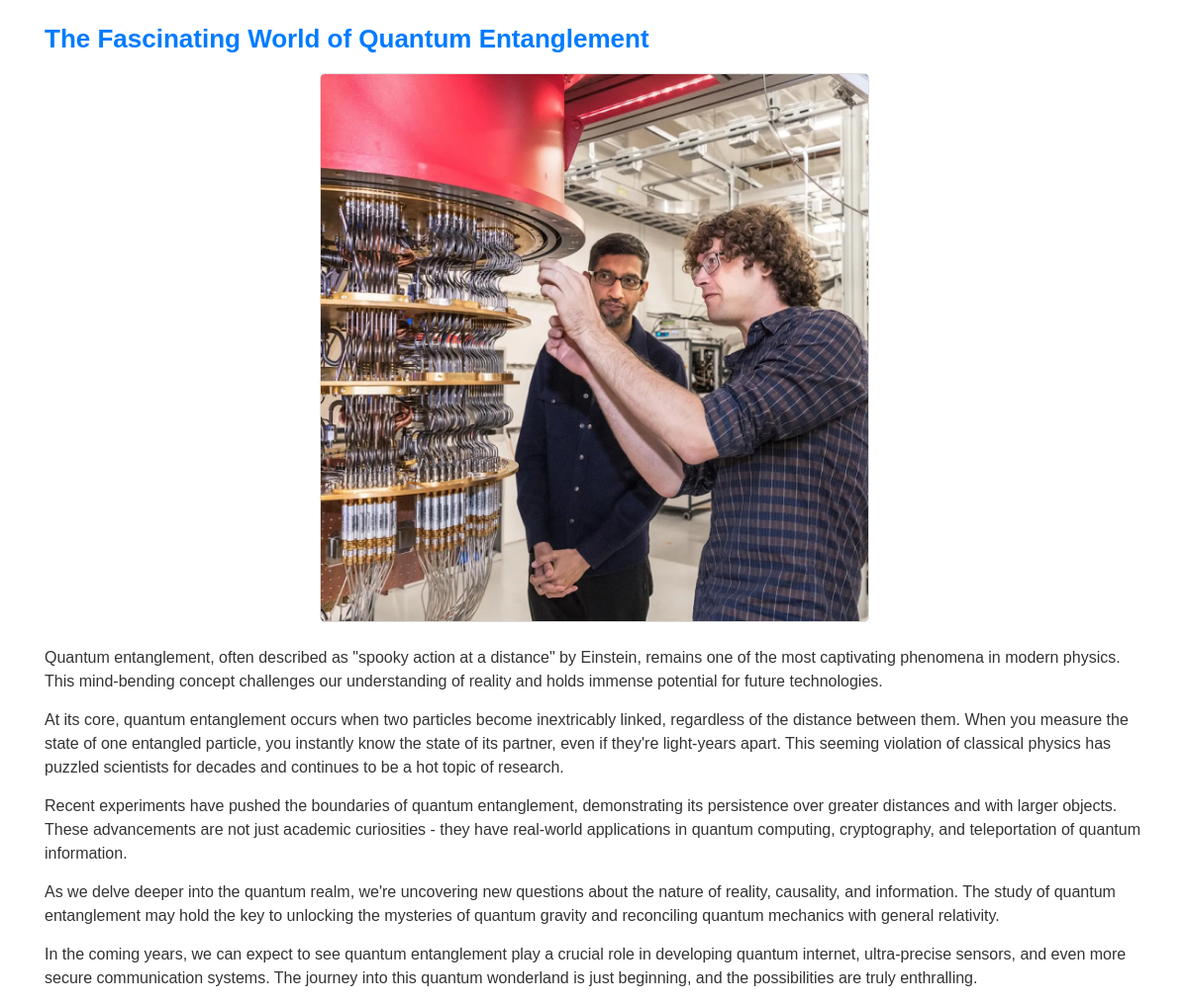
The app's page /post/1/ with its own data.
### cms/models.py (models this page shows, shortened)
class Post(models.Model):
    topic = models.CharField(max_length=200, choices=TOPIC_CHOICES)
    title = models.CharField(max_length=200)
    created_on = models.DateTimeField(auto_now=True)
    author = models.ForeignKey(User, on_delete=models.CASCADE)
    content = models.TextField()
    image = models.ImageField(upload_to='main_images/', null=True, blank=True)

### cms/views.py (the view)
# urls.py: path('post/<int:pk>/', views.PostDetailView.as_view(), name='post-detail'),
class PostDetailView(DetailView):
    model = Post
    template_name = 'index.html'
    context_object_name = 'post'

### cms/templates/index.html (shortened to what this page needs)
<!DOCTYPE html>
<html lang="en">
<head>
    <link href="https://stackpath.bootstrapcdn.com/bootstrap/4.5.2/css/bootstrap.min.css" rel="stylesheet">
</head>
<body>
    <div class="container">
        <div class="post">
            <div class="post-title">{{ post.title }}</div>
            <div class="post-image">
                <img src="{{ post.image.url }}" alt="Image for {{ post.title }}">
            </div>
            <div class="post-content mt-4">
                {{ post.content|linebreaks }}
            </div>
        </div>
    </div>
</body>
</html>

### cms/templates/index.html (style rules this page uses)
body { font-family: Arial, sans-serif; }
.post { margin-top: 20px; }
.post-image img { width: 50%; height: auto; border: 1px solid #ddd; border-radius: 5px; display: block; margin: 0 auto; }
.post-title { font-size: 26px; font-weight: bold; margin-bottom: 15px; color: #007bff; }
.post-content { color: #333; }
.post-content p { margin-bottom: 15px; }

### records on screen
Post: title "The Fascinating World of Quantum Entanglement", image (picture), content "Quantum entanglement, often described as \"spooky action at a distance\" by Einstein, remains one of the most captivating phenomena in modern physics. This mind-bending concept challenges our understanding of reality and holds immense potential for future technologies. At its core, quantum entanglement occurs when two particles become inextricably linked, regardless of the distance between them. When you measure the state of one entangled particle, you instantly know the state of its partner, even if they're light-years apart. This seeming violation of classical physics has puzzled scientists for decades and continues to be a hot topic of research. Recent experiments have pushed the…"
